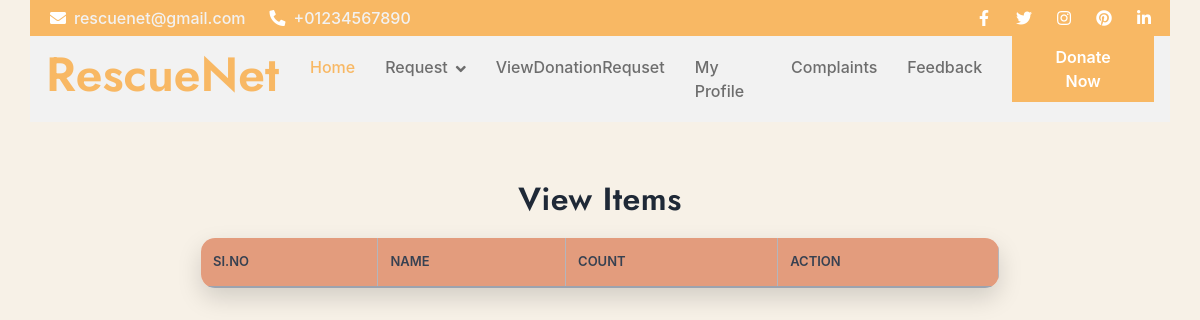
/User/ViewItem/5, run on an earlier commit of the app's database.
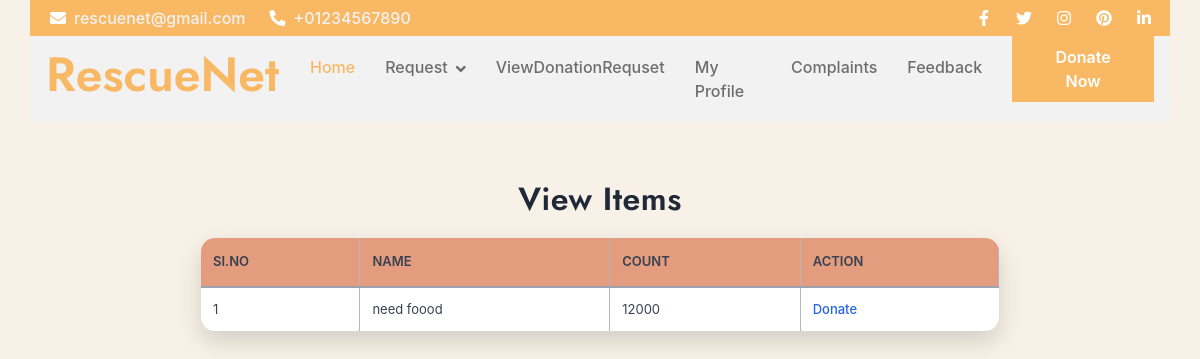
And on a later commit of the database.
### Volunteer/models.py (models this page shows)
class tbl_donationitems(models.Model):
    donationitems_name=models.CharField(max_length=100)
    donationitems_count=models.CharField(max_length=100)
    donationrequest_id=models.ForeignKey(tbl_donationrequest,on_delete=models.CASCADE,null=True)

### User/views.py (the view)
# urls.py: path("ViewItem/<int:id>",views.ViewItem,name="ViewItem"),
def ViewItem(request,id):
    itemdata=tbl_donationitems.objects.filter(donationrequest_id=id)
    return render(request,'User/ViewItem.html',{'itemdata':itemdata})

### User/Templates/User/ViewItem.html (shortened to what this page needs)
{% extends 'User/Header.html' %}
{% block content %}
<!DOCTYPE html>
<html lang="en">
<head>
</head>
<body>
<form action="" method="post">
    <h2 style="text-align: center;">View Items</h2>
    <table align="center">
        <tr>
            <td>SI.NO</td>
            <td>Name</td>
            <td>Count</td>
            <td>Action</td>
        </tr>
        {% for i in itemdata %}
        <tr>
            <td>{{ forloop.counter }}</td>
            <td>{{ i.donationitems_name }}</td>
            <td>{{ i.donationitems_count }}</td>
            <td>
                <a href="{% url 'User:Donate' i.id %}">Donate</a>
            </td>
        </tr>
        {% endfor %}
    </table>
</form>
</body>
</html>
{% endblock %}

What changed in the data, as far as the page shows it:
added tbl_donationitems: donationitems_name "need foood", donationitems_count "12000"
